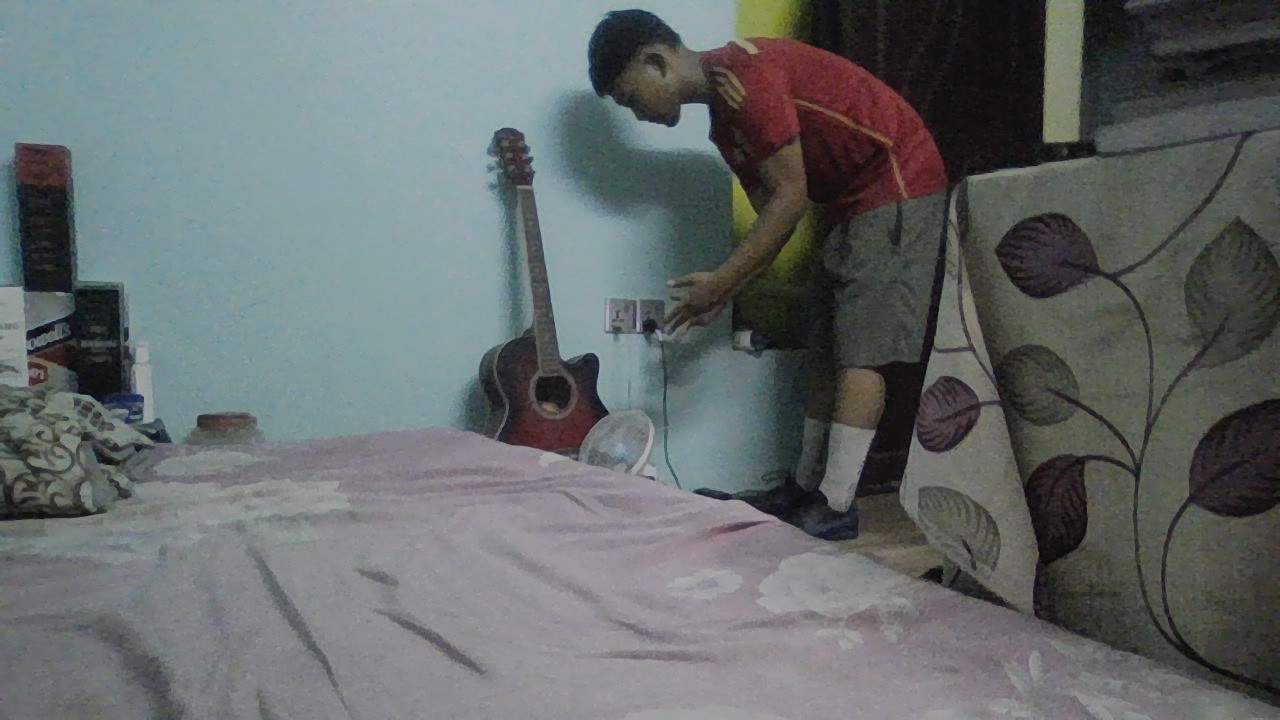
#> input picture projects/numpy/imgProcessing/data/meSpain.jpg, 1280 x 720 px
$ python main.py
#> lines starting #> are read from the running program, lines starting #| are printed output that depends on the picture
### projects/numpy/imgProcessing/src/loadImage.py
import numpy as np
import matplotlib.pyplot as plt

def load_image(path):
#> called with path = '../data/meSpain.jpg'
    try:
        img= plt.imread(path)
#> img is the input picture: shape (720, 1280, 3); mean R, G, B 100.9, 106.4, 107
        print("Image loaded successfully.")
        return img
    except FileNotFoundError:
        print("Image not found!")
        return None
    except Exception as e:
        print(f"Unexpected Error: {e}")
        return None


def print_image(img):
    print("Image Information")
    print(f"Shape      : {img.shape}")
#| Shape      : (720, 1280, 3)
    print(f"Dimensions : {img.ndim}")
#| Dimensions : 3
    print(f"Data Type  : {img.dtype}")
#| Data Type  : uint8
    print(f"Size       : {img.size}")
#| Size       : 2764800
    print(f"Memory     : {img.nbytes} bytes")
#| Memory     : 2764800 bytes

# [7 lines left out: function show_image, not called in this run]

def save_image(img, path, cmap=None):
    plt.imsave(path, img, cmap=cmap)
    print(f"Saved: {path}")

#Testing:
# if __name__=="__main__":
#     img=load_image("../data/meSpain.jpg")
#     if img is not None:
#         print_image(img)
#         show_image(img, "Original Image")
#         save_image(img, "../outputs/original_copy.png")
#OutPut:
# Image loaded successfully.
# Image Information
# Shape      : (720, 1280, 3)
# Dimensions : 3
# Data Type  : uint8
# Size       : 2764800
# Memory     : 2764800 bytes
# Saved: ../outputs/original_copy.png

### projects/numpy/imgProcessing/src/grayscale.py
import numpy as np

def convert_to_grayscale(img):
#Extraction of rgb
    red= img[:, :, 0] #height width red (Red green blue)
    green= img[:, :, 1]
    blue= img[:, :, 2]

#Apply grayscale formula
    gray=(
        0.299 * red + 0.587* green + 0.114*blue
    )

    return gray

### projects/numpy/imgProcessing/src/rotate.py
import numpy as np

#np.rot90(image, k)

def rotate90(img):
    rotn90= np.rot90(img, 1)
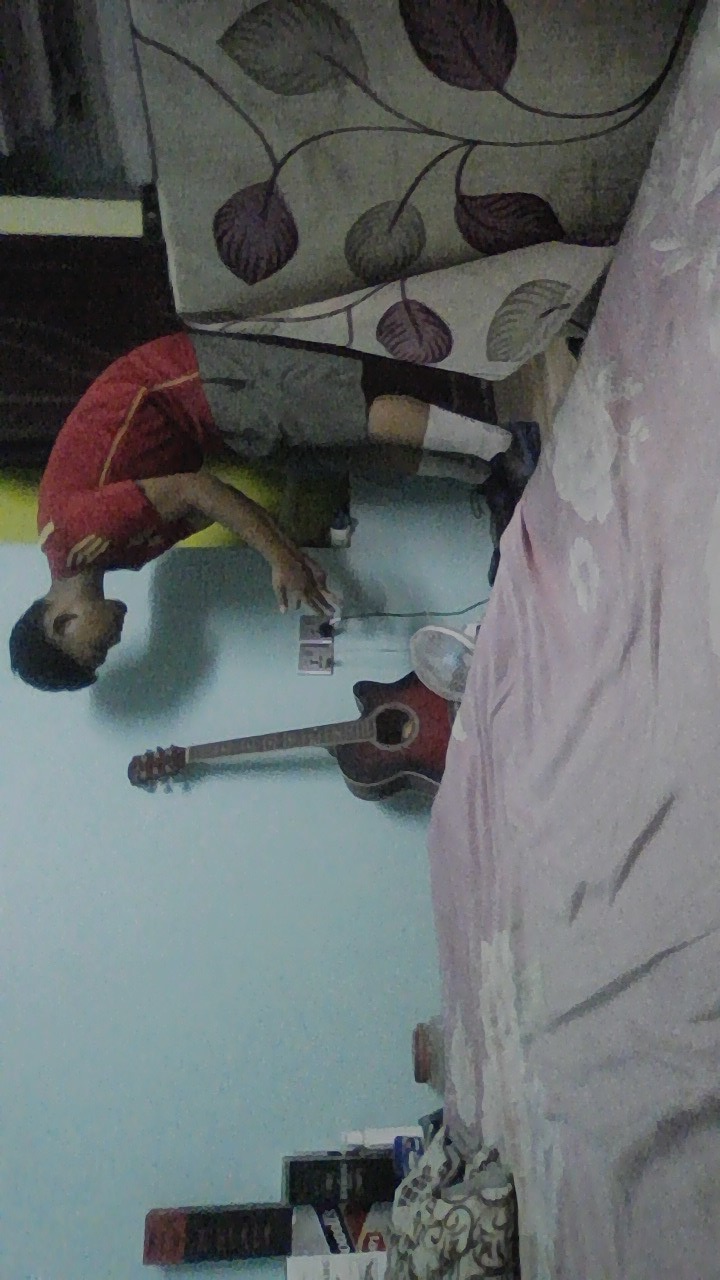
#> rotn90: shape (1280, 720, 3); mean R, G, B 100.9, 106.4, 107
    return rotn90

def rotate180(img):
    rotn180= np.rot90(img, 2)
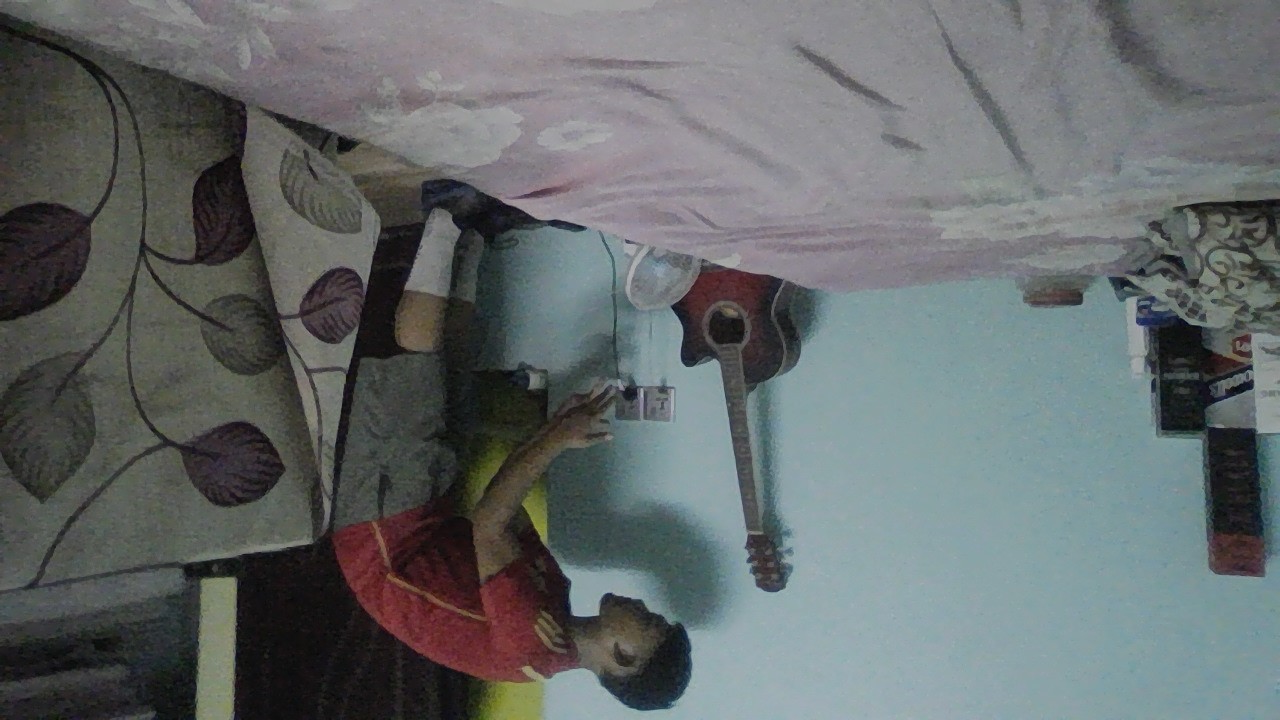
#> rotn180: shape (720, 1280, 3); mean R, G, B 100.9, 106.4, 107
    return rotn180

def rotate270(img):
    rotn270= np.rot90(img, 3)
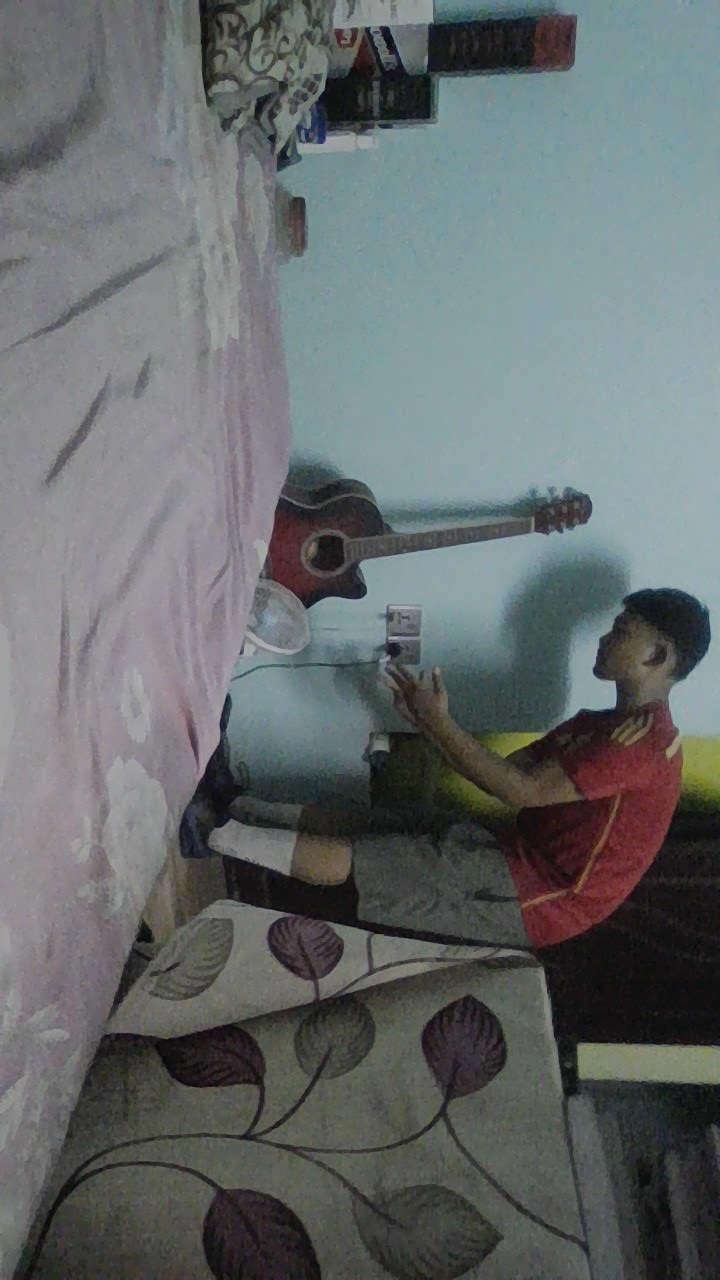
#> rotn270: shape (1280, 720, 3); mean R, G, B 100.9, 106.4, 107
    return rotn270

### projects/numpy/imgProcessing/src/brightness.py
import numpy as np

def increase_brightness(img, val):
#> called with val = 20.2
    bright= np.clip(img.astype(np.int16)+val, 0, 255)
    return bright.astype(np.uint8)

def decrease_brightness(img, val):
#> called with val = 20.2
    dark= np.clip(img.astype(np.int16)-val, 0, 255)
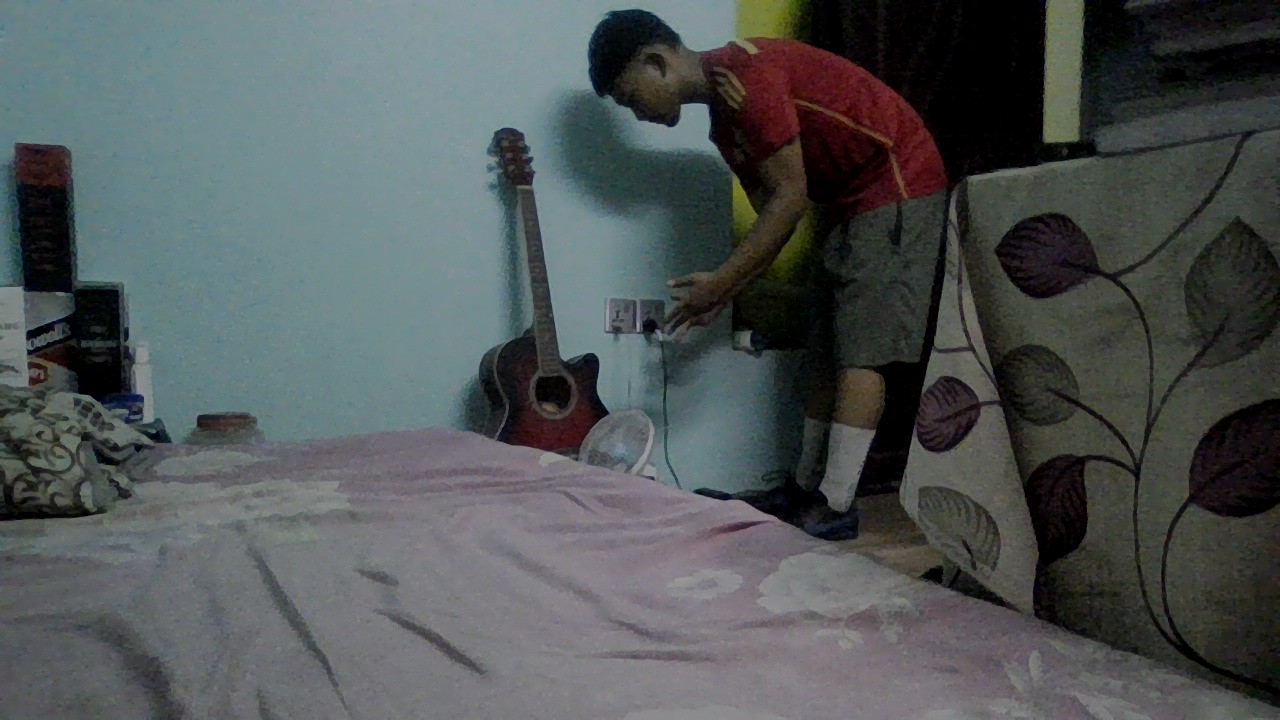
#> dark: shape (720, 1280, 3) float64; mean R, G, B 80.8, 86.3, 86.9
    return dark.astype(np.uint8)
# Pixel Value	Color
# 0	            Black
# 64	       Dark Gray
# 128	       Gray
# 192	       Light Gray
# 255	       White

### projects/numpy/imgProcessing/src/crop.py
import numpy as np

def crop_center(img):

    #image dimension
    height, width= img.shape[:2]
#> height = 720; width = 1280

    #compute crop noundaries
    top=height//4
#> top = 180
    bottom=3*height//4
#> bottom = 540
    left=width//4
#> left = 320
    right= 3*width//4
#> right = 960

    # crop
    return img[top:bottom, left:right]
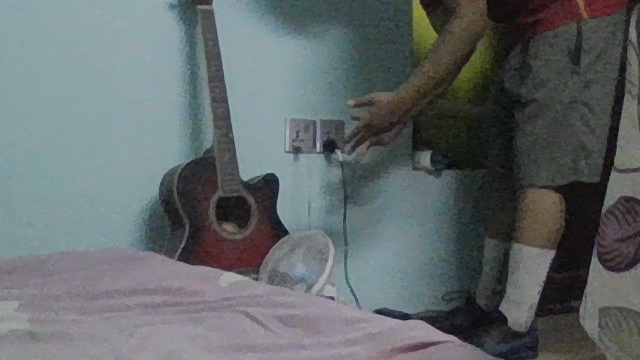
#> returned value: shape (360, 640, 3); mean of channels 0, 1, 2 97.6, 105, 106.3; drawn as R, G, B

### projects/numpy/imgProcessing/src/histogram.py
import numpy as np
import matplotlib.pyplot as plt

def creat_histogram(gray):
    # bins → The edges of the histogram bins.
    histogram, bins= np.histogram(gray, bins=256, range=(0, 256))
#> histogram = 256 values, max 15853 at index 144, min 0 at index 1, mean 3600; bins = 257 values from 0 to 256

    #plot histogram
    plt.plot(histogram)
    plt.title("GrayScale Histogram")
    plt.xlabel("Pixel Intensity")
    plt.ylabel("Frequency")

    plt.savefig("histogram.png")
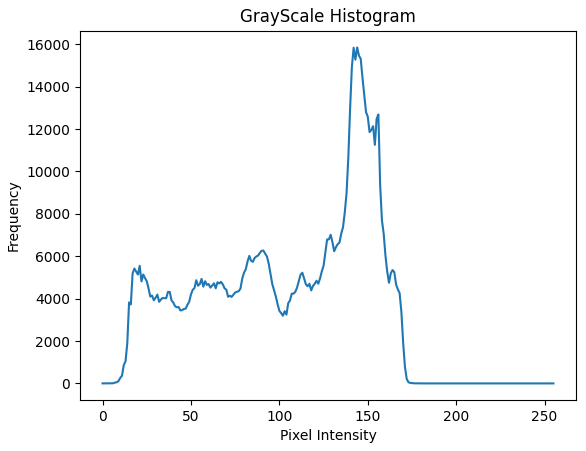
#> figure drawn by matplotlib, 1 panel; curve peaks at x = 144, y = 15853
    plt.show()

    return histogram

### projects/numpy/imgProcessing/src/main.py
from loadImage import(load_image, print_image, show_image, save_image)
from grayscale import convert_to_grayscale
from rotate import  (rotate90, rotate180, rotate270)
from brightness import (increase_brightness, decrease_brightness)
from crop import crop_center
from histogram import creat_histogram

def main():
    print("NumPy Image Processing!!")

    img= load_image("../data/meSpain.jpg")
    if img is None:
        print("Failed to load image.")
        return
    print_image(img)
    # show_image(img, "Original Image")

    print("Converting to grayscale")

    gray= convert_to_grayscale(img)
    save_image(gray, "../outputs/grayscale.png",cmap="gray")
    # show_image(gray, "grayScale", cmap="gray")

    print("Rotating Image")
    rotate1= rotate90(img)
    rotate2=rotate180(img)
    rotate3= rotate270(img)
    save_image(rotate1, "../outputs/rotated90.png")
    save_image(rotate2, "../outputs/rotated180.png")
    save_image(rotate3, "../outputs/rotated270.png")
    # show_image(rotate1, "Rotated 90")
    # show_image(rotate2, "Rotated 180")
    # show_image(rotate3, "Rotated 270")

    print("Brightness Increment And Decrement")
    bright= increase_brightness(img, val=20.2)
    dark= decrease_brightness(img, val=20.2)
    save_image(bright, "../outputs/brigthness.png")
    save_image(dark, "../outputs/darkness.png")
    # show_image(bright, "Brightness Increased")
    # show_image(dark, "Brightness decreased")

    print("Crop image")
    cropped= crop_center(img)
    save_image(cropped, "../outputs/cropped.png")
    # show_image(cropped, "Center crop")

    print("Histogram")
    creat_histogram(gray)
    print("PROJECT COMPLETED SUCCESSFULLY")
    print("All processed images have been saved in outputs")


#Run the program
if __name__=="__main__":
    main()
